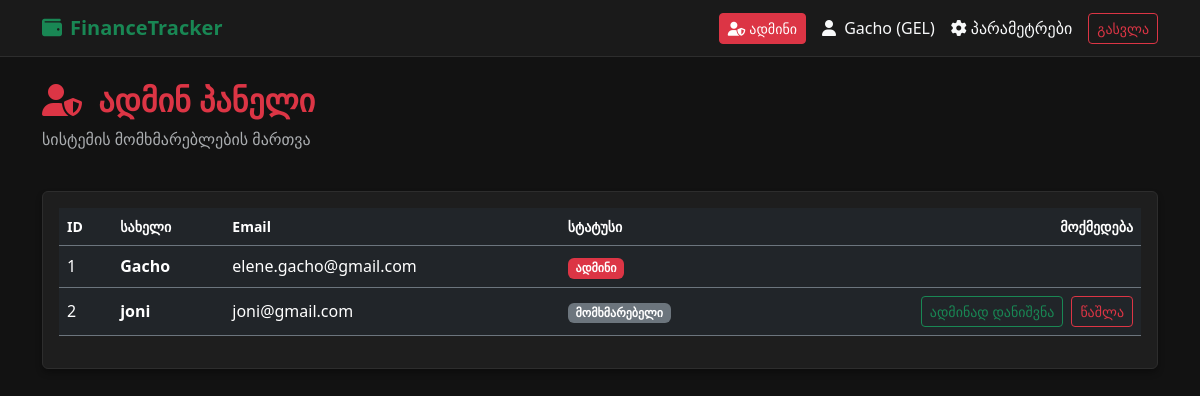
Page /admin/ (signed in) on the earlier database version.
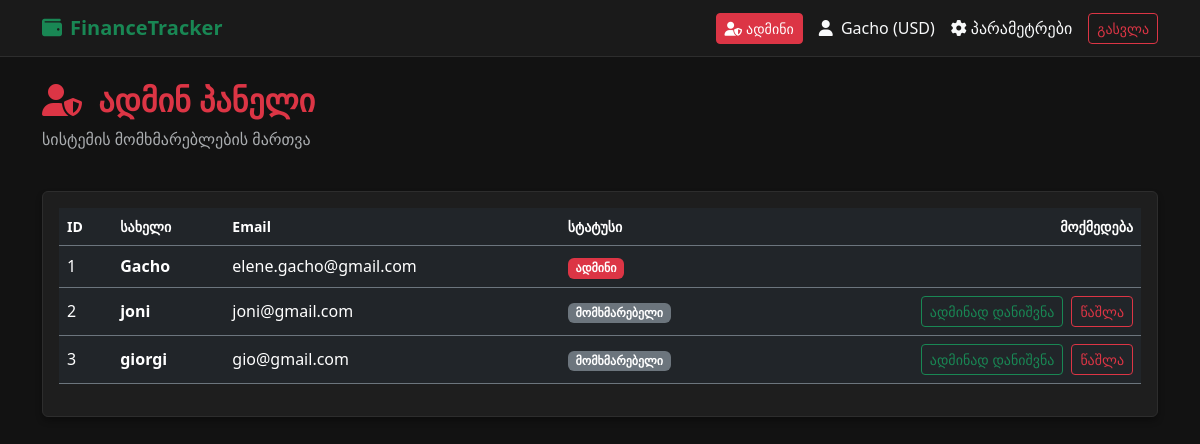
Same page on the later database version.
### models/user.py (models this page shows)
class User(UserMixin, db.Model):
    __tablename__ = 'users'
    id = db.Column(db.Integer, primary_key=True)
    username = db.Column(db.String(150), unique=True, nullable=False)
    email = db.Column(db.String(150), unique=True, nullable=False)
    password_hash = db.Column(db.String(256), nullable=False)
    currency = db.Column(db.String(3), default="GEL")
    created_at = db.Column(db.DateTime, default=datetime.utcnow)
    is_admin=db.Column(db.Boolean,default=False)
    categories = db.relationship('Category', backref='user', lazy=True,cascade="all, delete-orphan")
    transactions = db.relationship('Transaction', backref='user', lazy=True,cascade="all, delete-orphan")
    budgets = db.relationship('Budget', backref='user', lazy=True,cascade="all, delete-orphan")

### routes/admin.py (the view)
@admin_bp.route('/')
@custom_login_required
@admin_required
def index():
    users=User.query.all()
    return render_template('admin.html',users=users)

### app.py (called while the page is built)
def create_app():
    app = Flask(__name__)
    app.config.from_object(Config)
    db.init_app(app)
    login_manager.init_app(app)
    login_manager.login_view = 'auth.login'
    @login_manager.user_loader
    def load_user(user_id):
        return User.query.get(int(user_id))
    app.register_blueprint(api_bp)
    app.register_blueprint(auth_bp)
    app.register_blueprint(dashboard_bp)
    app.register_blueprint(admin_bp)
    app.register_blueprint(settings_bp)
    app.register_blueprint(category_bp)
    @app.route('/')
    def home():
        return redirect(url_for('auth.login'))
    with app.app_context():
        db.create_all()
    @app.errorhandler(404)
    def page_not_found(e):
        return render_template('404.html'),404
    @app.errorhandler(500)
    def internal_error(e):
        return render_template('500.html'),500
    return app

### helpers.py (called while the page is built)
def custom_login_required(f):
    @wraps(f)
    def decorated_function(*args, **kwargs):
        if not current_user.is_authenticated:
            if request.path.startswith('/api/'):
                return jsonify({"error": "Unauthorized. Please log in."}), 401
            flash('გთხოვთ გაიაროთ ავტორიზაცია.', 'warning')
            return redirect(url_for('auth.login'))
        return f(*args, **kwargs)
    return decorated_function

def admin_required(f):
    @wraps(f)
    def decorated_function(*args,**kwargs):
        if not current_user.is_authenticated or not current_user.is_admin:
            flash('თქვენ არ გაქვთ ადმინის უფლებები.','danger')
            return redirect(url_for('dashboard.index'))
        return f(*args,**kwargs)
    return decorated_function

### templates/admin.html
{% extends 'base.html' %} {% block content %}
<div class="row mb-4 align-items-center">
  <div class="col">
    <h2 class="fw-bold text-danger">
      <i class="fa-solid fa-user-shield me-2"></i> ადმინ პანელი
    </h2>
    <p class="text-muted">სისტემის მომხმარებლების მართვა</p>
  </div>
</div>
<div class="card p-3">
  <div class="table-responsive">
    <table class="table table-dark table-hover align-middle">
      <thead>
        <tr class="text-muted small border-secondary">
          <th>ID</th>
          <th>სახელი</th>
          <th>Email</th>
          <th>სტატუსი</th>
          <th class="text-end">მოქმედება</th>
        </tr>
      </thead>
      <tbody>
        {% for u in users %}
        <tr class="border-secondary">
          <td>{{ u.id }}</td>
          <td class="fw-bold">{{ u.username }}</td>
          <td>{{ u.email }}</td>
          <td>
            {% if u.is_admin %}
            <span class="badge bg-danger">ადმინი</span>
            {% else %}
            <span class="badge bg-secondary">მომხმარებელი</span>
            {% endif %}
          </td>
          <td class="text-end">
            <div class="d-flex justify-content-end gap-2">
              {% if not u.is_admin %}
              <form action="/admin/user/make-admin/{{ u.id }}" method="POST">
                <button type="submit" class="btn btn-sm btn-outline-success">
                  ადმინად დანიშვნა
                </button>
              </form>
              <form
                action="/admin/user/delete/{{ u.id }}"
                method="POST"
                onsubmit="
                  return confirm('ნამდვილად გსურთ მომხმარებლის წაშლა?');
                "
              >
                <button type="submit" class="btn btn-sm btn-outline-danger">
                  წაშლა
                </button>
              </form>
              {% endif %}
            </div>
          </td>
        </tr>
        {% endfor %}
      </tbody>
    </table>
  </div>
</div>
{% endblock %}

### templates/base.html (shortened to what this page needs)
<!DOCTYPE html>
<html lang="ka" data-bs-theme="dark">
<head>
    <link href="https://cdn.jsdelivr.net/npm/bootstrap@5.3.2/dist/css/bootstrap.min.css" rel="stylesheet">
    <link rel="stylesheet" href="https://cdnjs.cloudflare.com/ajax/libs/font-awesome/6.4.0/css/all.min.css">
</head>
<body>
    <nav class="navbar navbar-expand-lg navbar-dark bg-dark mb-4">
        <div class="container">
            <a class="navbar-brand text-success fw-bold" href="{{ url_for('dashboard.index') }}">
                <i class="fa-solid fa-wallet me-2"></i>FinanceTracker
            </a>
            <div class="d-flex align-items-center">
                {% if current_user.is_authenticated %}
                    {% if current_user.is_admin %}
                        <a href="{{ url_for('admin.index') }}" class="btn btn-danger btn-sm me-3">
                            <i class="fa-solid fa-user-shield me-1"></i>ადმინი
                        </a>
                    {% endif %}
                    <span class="text-light me-3">
                        <i class="fa-solid fa-user me-1"></i> {{ current_user.username }} ({{ current_user.currency }})
                    </span>
                    <a class="text-light text-decoration-none me-3" href="{{ url_for('settings.index') }}">
                        <i class="fa-solid fa-gear me-1"></i>პარამეტრები
                    </a>
                    <a href="/logout" class="btn btn-outline-danger btn-sm">გასვლა</a>
                {% endif %}
            </div>
        </div>
    </nav>
    <div class="container">
        {% block content %}{% endblock %}
    </div>
</body>
</html>

### templates/base.html (style rules this page uses)
body { background-color: #121212; color: #e0e0e0; }
.card { background-color: #1e1e1e; border: 1px solid #2d2d2d; box-shadow: 0 4px 6px rgba(0,0,0,0.3); }
.navbar { background-color: #1a1a1a !important; border-bottom: 1px solid #2d2d2d; }

Differences in the rows shown:
changed User "Gacho": currency "GEL" → "USD"
added User: id "3", username "giorgi", email "gio@gmail.com", is_admin "მომხმარებელი"
